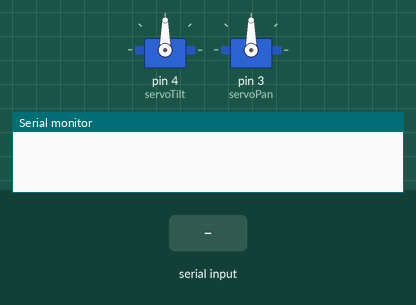
This sketch was run on a simulated Arduino Uno, built with avr-gcc and run on an emulated ATmega328P. Parts: 2 × servo, the last lines printed to the serial monitor. Inputs (shaded band) come from the test bench.

Above: at 1.2 s.
1.3 s: "90,45-" received over Serial
At 4.0 s:
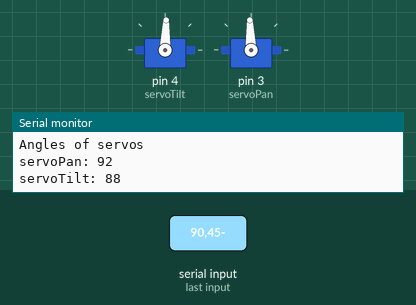
4.3 s: "30,150-" received over Serial
At 5.6 s:
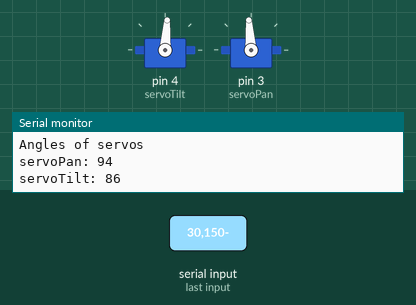
Timing chart, 0 to 7.3 s (numbered marks = the images above; inputs shaded):
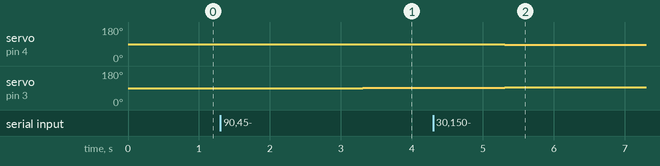

Measured:
- after the input at 1.3 s, servo on pin 4 (servoTilt): 90° → 88° after 2.0 s; servo on pin 3 (servoPan): 90° → 92° after 2.0 s
- after the input at 4.3 s, servo on pin 4 (servoTilt): 88° → 86° after 1.0 s; servo on pin 3 (servoPan): 92° → 94° after 1.0 s

The sketch:

ServoControl.ino
```cpp
#include <Servo.h>
  Servo servoTilt;
  Servo servoPan;
  int angleOfPan = 90;
  int angleOfTilt = 90;
  byte bSx[4], bSy[4];//Buffers
  char sX[4], sY[4];
  int x, y;
  bool isDataRecieved = false;
  int amountOfIncrease = 2;

void setup() {
        Serial.begin(9600);
        servoTilt.attach(4);
        servoPan.attach(3);
        servoTilt.write(angleOfTilt);
        servoPan.write(angleOfPan);
}

void loop() {
isDataRecieved = false;
        // send data only when you receive data:
        if (Serial.available() > 0)
        {
                //Gets value of x from XXX-YYY@
               Serial.readBytesUntil('-', bSx, 3);
                for(int i= 0; i<3; i++)
                  sX[i] = (char)bSx[i];

                sX[3] = '\0';
                x = atoi(sX);

                Serial.readBytes(bSx, 1);// skip the character skip '-'


               Serial.readBytesUntil('@', bSy, 3);
                for(int i= 0; i<3; i++)
                  sY[i] = (char)bSy[i];
                sY[3] = '\0';
                y = atoi(sY);
                Serial.readBytes(bSx, 1); // skip the character '@'

                // say what you got:
                Serial.print("x: ");
                Serial.println(x);
                Serial.print("y: ");
                Serial.println(y);
                isDataRecieved = true;
        }

        if(isDataRecieved)
        {
           if( x < 220)
           {
              if(angleOfPan > amountOfIncrease)
                angleOfPan += amountOfIncrease;
              else
                angleOfPan = 0;
           }
           if( x > 420)
           {
            if(angleOfPan < 180-amountOfIncrease)
              angleOfPan -=amountOfIncrease;
            else
              angleOfPan = 180;
           }
           if( y < 160)
           {
              if( angleOfTilt > amountOfIncrease)
                  angleOfTilt -= amountOfIncrease;
              else
                  angleOfTilt = 0;
            }
           if( y > 320)
           {
            if(angleOfTilt < 180-amountOfIncrease)
              angleOfTilt +=amountOfIncrease;
            else
              angleOfTilt = 180;
           }

          Serial.print("Angles of servos \nservoPan: ");
          Serial.print(angleOfPan);
          Serial.print("\nservoTilt: ");
          Serial.print(angleOfTilt);
          Serial.println("");
          servoPan.write(angleOfPan);
          servoTilt.write(angleOfTilt);
        }


}
```
